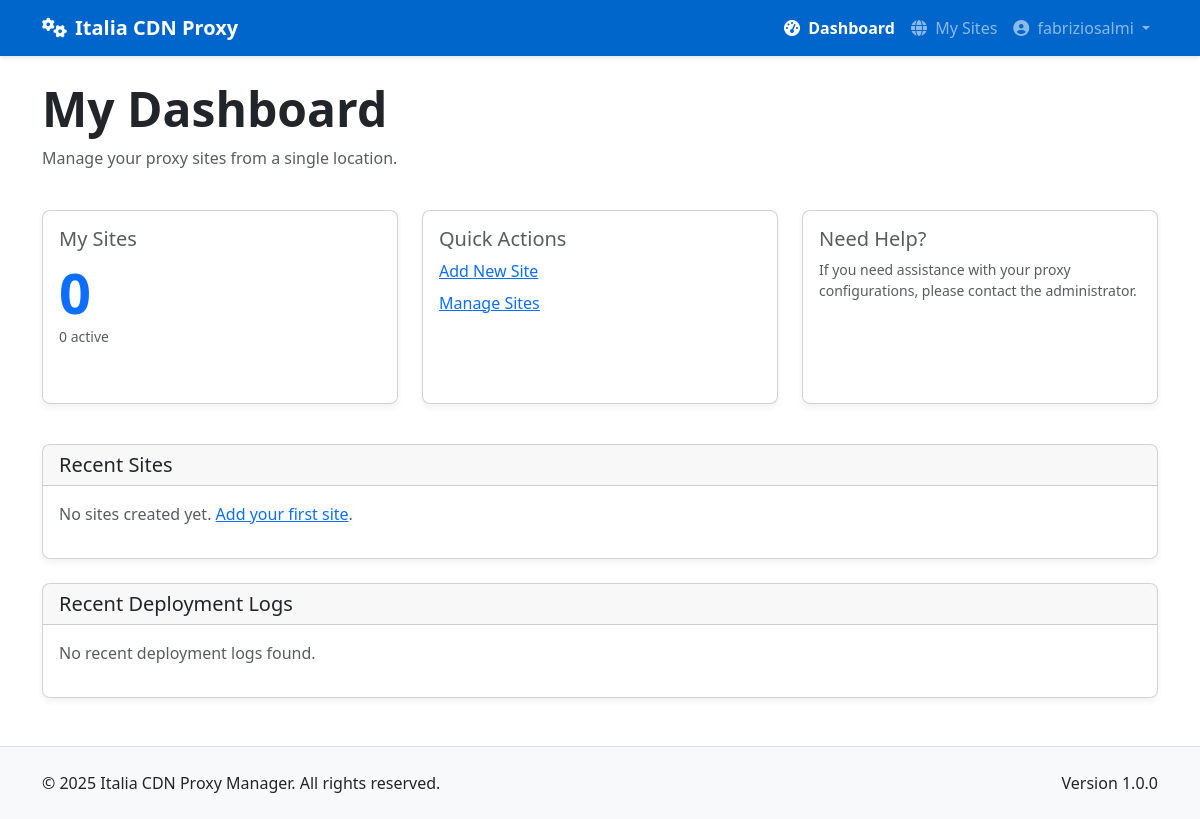
The page /client/dashboard (signed in) on the database as committed earlier.
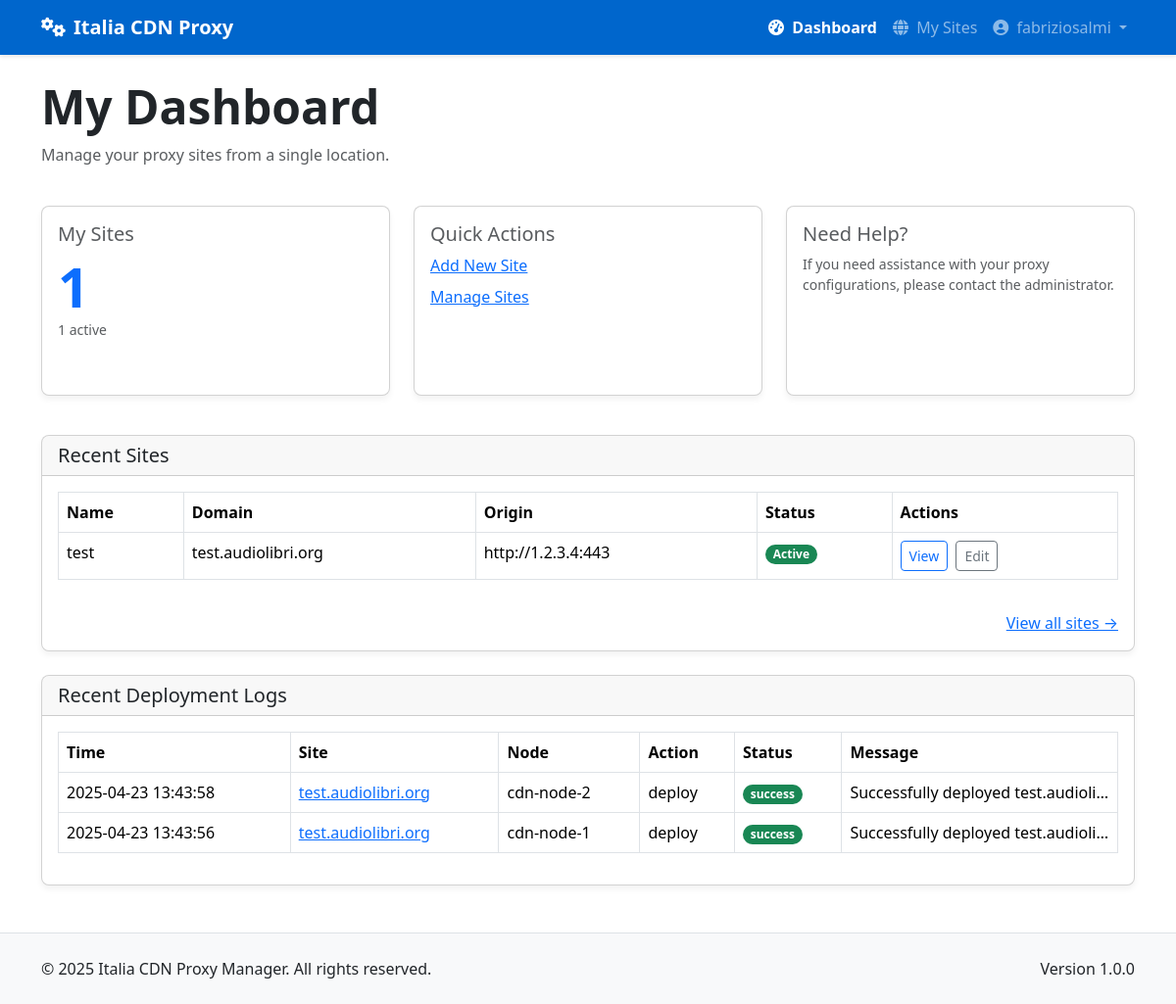
The same page on the database as committed later.
### app/models/models.py (models this page shows, shortened)
class Site(db.Model):
    __tablename__ = 'sites'
    id = db.Column(db.Integer, primary_key=True)
    name = db.Column(db.String(64), nullable=False)
    domain = db.Column(db.String(255), unique=True, nullable=False)
    protocol = db.Column(db.String(10), nullable=False, default='https')  # http or https
    origin_address = db.Column(db.String(255), nullable=False)  # Backend server address
    origin_port = db.Column(db.Integer, nullable=False)
    user_id = db.Column(db.Integer, db.ForeignKey('users.id'), nullable=False)
    is_active = db.Column(db.Boolean, default=True)
    is_blocked = db.Column(db.Boolean, default=False) # Add this line
    use_waf = db.Column(db.Boolean, default=False)
    created_at = db.Column(db.DateTime, default=datetime.utcnow)
    updated_at = db.Column(db.DateTime, default=datetime.utcnow, onupdate=datetime.utcnow)
    custom_config = db.Column(db.Text, nullable=True)  # Additional Nginx configuration
    site_nodes = db.relationship('SiteNode', backref='site', lazy='dynamic')
    ssl_certificates = db.relationship('SSLCertificate', backref='site', lazy='dynamic')

class DeploymentLog(db.Model):
    __tablename__ = 'deployment_logs'
    id = db.Column(db.Integer, primary_key=True)
    site_id = db.Column(db.Integer, db.ForeignKey('sites.id'), nullable=False)
    node_id = db.Column(db.Integer, db.ForeignKey('nodes.id'), nullable=False)
    action = db.Column(db.String(64), nullable=False)  # deploy, update, remove, ssl_renew
    status = db.Column(db.String(20), nullable=False)  # success, error
    message = db.Column(db.Text, nullable=True)
    created_at = db.Column(db.DateTime, default=datetime.utcnow)
    site = db.relationship('Site', backref=db.backref('deployment_logs', lazy='dynamic'))
    node = db.relationship('Node', backref=db.backref('deployment_logs', lazy='dynamic'))

class Node(db.Model):
    __tablename__ = 'nodes'
    id = db.Column(db.Integer, primary_key=True)
    name = db.Column(db.String(64), unique=True, nullable=False)
    ip_address = db.Column(db.String(45), nullable=False)  # IPv4 or IPv6
    ssh_port = db.Column(db.Integer, default=22)
    ssh_user = db.Column(db.String(64), nullable=False)
    ssh_key_path = db.Column(db.String(256), nullable=True)  # Path to SSH key file
    ssh_password = db.Column(db.String(256), nullable=True)  # Encrypted password (if using password auth)
    is_active = db.Column(db.Boolean, default=True)
    is_discovered = db.Column(db.Boolean, default=False)  # Whether this node was discovered from YAML
    created_at = db.Column(db.DateTime, default=datetime.utcnow)
    updated_at = db.Column(db.DateTime, default=datetime.utcnow, onupdate=datetime.utcnow)
    nginx_config_path = db.Column(db.String(256), default='/etc/nginx/conf.d')
    nginx_reload_command = db.Column(db.String(256), default='sudo systemctl reload nginx')
    site_nodes = db.relationship('SiteNode', backref='node', lazy='dynamic')

### app/controllers/client.py (the view)
@client.route('/dashboard')
@login_required
@client_required
def dashboard():
    site_count = Site.query.filter_by(user_id=current_user.id).count()
    active_site_count = Site.query.filter_by(user_id=current_user.id, is_active=True).count()
    sites = Site.query.filter_by(user_id=current_user.id).order_by(Site.created_at.desc()).limit(5).all()
    site_ids = [site.id for site in Site.query.filter_by(user_id=current_user.id).all()]
    latest_logs = DeploymentLog.query.filter(DeploymentLog.site_id.in_(site_ids)).order_by(DeploymentLog.created_at.desc()).limit(10).all() if site_ids else []
    return render_template('client/dashboard.html',
                           site_count=site_count,
                           active_site_count=active_site_count,
                           sites=sites,
                           latest_logs=latest_logs)

### app/models/__init__.py (called while the page is built)
@login_manager.user_loader
def load_user(user_id):
    return User.query.get(int(user_id))

### app/models/models.py (called while the page is built)
    def is_admin(self):
        return self.role == 'admin'

    def is_client(self):
        return self.role == 'client'

### app/services/access_control.py (called while the page is built)
def client_required(f):
    @wraps(f)
    def decorated_function(*args, **kwargs):
        if not current_user.is_client():
            flash('This page is available only for client users.', 'error')
            return abort(403)
        return f(*args, **kwargs)
    return decorated_function

### app/templates/client/dashboard.html (shortened to what the changed rows need)
{% extends "base.html" %}
{% block content %}
<div class="container py-4">
    <div class="row mb-4">
        <div class="col-12">
            <h1 class="display-5 fw-bold mb-2">My Dashboard</h1>
        </div>
    </div>
    <div class="row mb-4">
        <div class="col-md-4 mb-3">
            <div class="card h-100">
                <div class="card-body">
                    <h5 class="card-title text-muted mb-2">My Sites</h5>
                    <p class="display-4 fw-bold text-primary mb-0">{{ site_count }}</p>
                    <p class="small text-muted">{{ active_site_count }} active</p>
                </div>
            </div>
        </div>
    </div>
    <div class="card mb-4">
        <div class="card-body">
            {% if sites %}
            <div class="table-responsive">
                <table class="table table-bordered table-hover">
                    <thead>
                        <tr>
                            <th>Name</th>
                            <th>Domain</th>
                            <th>Origin</th>
                            <th>Status</th>
                            <th>Actions</th>
                        </tr>
                    </thead>
                    <tbody>
                        {% for site in sites %}
                        <tr>
                            <td>{{ site.name }}</td>
                            <td>{{ site.domain }}</td>
                            <td>{{ site.protocol }}://{{ site.origin_address }}:{{ site.origin_port }}</td>
                            <td>
                                <span class="badge rounded-pill {% if site.is_active %}bg-success{% else %}bg-danger{% endif %}">
                                    {{ 'Active' if site.is_active else 'Inactive' }}
                                </span>
                            </td>
                            <td>
                                <a href="{{ url_for('client.view_site', site_id=site.id) }}" class="btn btn-sm btn-outline-primary me-1">View</a>
                                <a href="{{ url_for('client.edit_site', site_id=site.id) }}" class="btn btn-sm btn-outline-secondary">Edit</a>
                            </td>
                        </tr>
                        {% endfor %}
                    </tbody>
                </table>
            </div>
            <div class="mt-3 text-end">
                <a href="{{ url_for('client.list_sites') }}" class="text-primary">View all sites →</a>
            </div>
            {% else %}
            <p class="text-muted">No sites created yet.
                <a href="{{ url_for('client.new_site') }}" class="text-primary">Add your first site</a>.
            </p>
            {% endif %}
        </div>
    </div>
    <div class="card">
        <div class="card-body">
            {% if latest_logs %}
            <div class="table-responsive">
                <table class="table table-bordered table-hover">
                    <thead>
                        <tr>
                            <th>Time</th>
                            <th>Site</th>
                            <th>Node</th>
                            <th>Action</th>
                            <th>Status</th>
                            <th>Message</th>
                        </tr>
                    </thead>
                    <tbody>
                        {% for log in latest_logs %}
                        <tr class="{% if log.status == 'error' %}table-danger{% endif %}">
                            <td>{{ log.created_at.strftime('%Y-%m-%d %H:%M:%S') }}</td>
                            <td>
                                <a href="{{ url_for('client.view_site', site_id=log.site_id) }}" class="text-primary">
                                    {{ log.site.domain }}
                                </a>
                            </td>
                            <td>{{ log.node.name }}</td>
                            <td>{{ log.action }}</td>
                            <td>
                                <span class="badge rounded-pill
                                {% if log.status == 'success' %}bg-success
                                {% elif log.status == 'error' %}bg-danger
                                {% else %}bg-warning{% endif %}">
                                    {{ log.status }}
                                </span>
                            </td>
                            <td class="text-truncate" style="max-width: 200px;">{{ log.message }}</td>
                        </tr>
                        {% endfor %}
                    </tbody>
                </table>
            </div>
            {% else %}
            <p class="text-muted">No recent deployment logs found.</p>
            {% endif %}
        </div>
    </div>
</div>
{% endblock %}

Rows that differ between the two databases and show on the page:
added Site: name "test", domain "test.audiolibri.org", protocol "http", origin_address "1.2.3.4", origin_port "443", is_active "Active"
added DeploymentLog: created_at "2025-04-23 13:43:58", site.domain "test.audiolibri.org", node.name "cdn-node-2", action "deploy", status "success", message "Successfully deployed test.audioli…"
added DeploymentLog: created_at "2025-04-23 13:43:56", site.domain "test.audiolibri.org", node.name "cdn-node-1", action "deploy", status "success", message "Successfully deployed test.audioli…"
Other text that changed with them:
{{ site_count }}: "0" → "1"
{{ active_site_count }}: "0" → "1"
text no longer shown: "No sites created yet. Add your first site . No recent deployment logs found."
text now shown: "Name Domain Origin Status Actions View all sites → Time Site Node Action Status Message"
